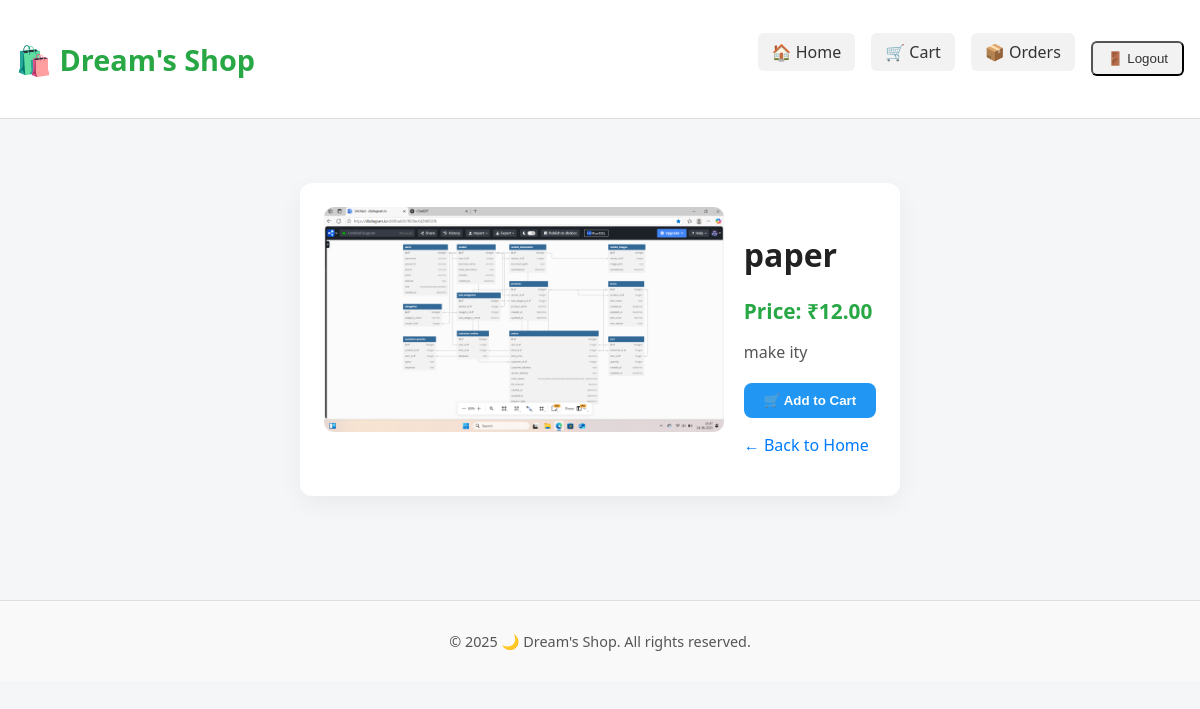
The page /product/2/ (signed in) on the database its author committed.
### store/models.py (models this page shows, shortened)
class Product(models.Model):
    name = models.CharField(max_length=255)
    price = models.DecimalField(max_digits=8, decimal_places=2)
    image = models.ImageField(upload_to='products/')
    description = models.TextField()

### store/views.py (the view)
# urls.py: path('product/<int:pk>/', ProductDetailView.as_view(), name='product_detail'),
class ProductDetailView(DetailView):
    model = Product
    template_name = 'store/product_detail.html'
    context_object_name = 'product'

### store/templates/store/product_detail.html (shortened to what this page needs)
{% extends 'base.html' %}
{% block content %}
<section class="product-detail-container">
    <div class="product-detail-card">
        <div class="product-detail-image">
            {% if product.image %}
                <img src="{{ product.image.url }}" alt="{{ product.name }}">
            {% else %}
                <div class="placeholder-img">📦</div>
            {% endif %}
        </div>
        <div class="product-detail-info">
            <h2>{{ product.name }}</h2>
            <p class="price">Price: ₹{{ product.price }}</p>
            <p class="desc">{{ product.description }}</p>
            <form action="{% url 'add_to_cart' product.pk %}" method="post">
                <button type="submit" class="btn btn-primary">🛒 Add to Cart</button>
            </form>
            <p class="back-link"><a href="{% url 'home' %}">← Back to Home</a></p>
        </div>
    </div>
</section>
{% endblock %}

### static/style.css (style rules this page uses)
body { font-family: 'Segoe UI', sans-serif; background: #f4f6f8; margin: 0; padding: 0; }
.btn { padding: 10px 20px; border: none; border-radius: 8px; background: #4CAF50; color: white; font-weight: bold; cursor: pointer; text-decoration: none; }
.btn-primary { background: #2196F3; }
.product-detail-container { display: flex; justify-content: center; padding: 40px 20px; }
.product-detail-card { display: flex; flex-direction: column; gap: 20px; max-width: 900px; background: #fff; padding: 24px; border-radius: 12px; box-shadow: 0 8px 24px rgba(0,0,0,0.05); }
@media (min-width: 768px) { .product-detail-card { flex-direction: row; } }
.product-detail-image img { width: 100%; max-width: 400px; height: auto; border-radius: 10px; object-fit: cover; }
.product-detail-info { flex: 1; }
.product-detail-info h2 { font-size: 2rem; margin-bottom: 10px; color: #222; }
.price { font-size: 1.3rem; font-weight: 600; color: #28a745; margin-bottom: 10px; }
.desc { font-size: 1rem; margin-bottom: 20px; color: #555; }
.back-link a { color: #007bff; text-decoration: none; }

### rows shown on the page
Product: image (picture), name "paper", price "12.00", description "make ity"
